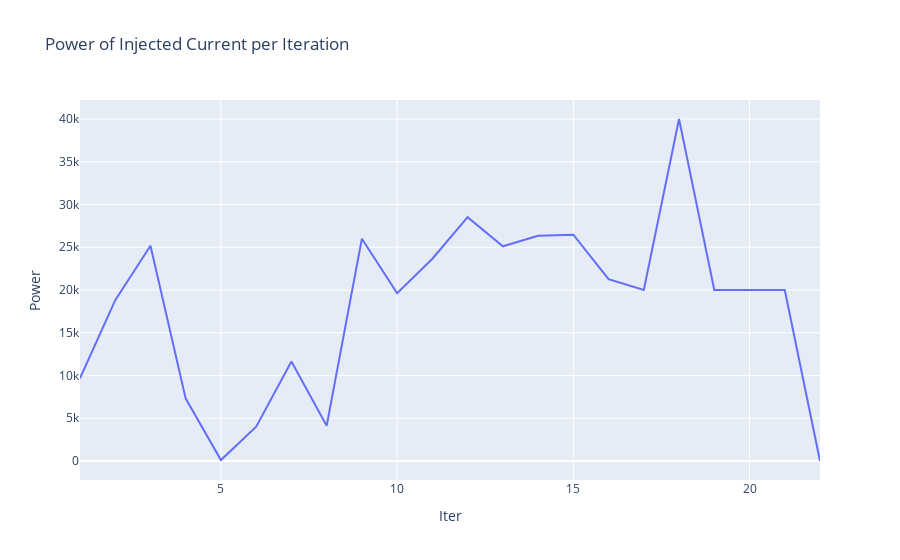

The notebook cell saved with this chart:
### Code cell
# graph power
px.line(df, x="Iter", y="Power", title="Power of Injected Current per Iteration")

### Figure 1 — Plotly figure (JSON) as saved in the notebook; plotly's stock layout.template omitted (floating-point values rounded to 4 significant figures)
{"data": [{"hovertemplate": "Iter=%{x}<br>Power=%{y}<extra></extra>", "legendgroup": "", "line": {"color": "#636efa", "dash": "solid"}, "marker": {"symbol": "circle"}, "mode": "lines", "name": "", "orientation": "v", "showlegend": false, "type": "scatter", "x": [1, 2, 3, 4, 5, 6, 7, 8, 9, 10, 11, 12, 13, 14, 15, 16, 17, 18, 19, 20, 21, 22], "xaxis": "x", "y": [9675.0, 18810.0, 25170.0, 7296.0, 112.9, 4023.0, 11640.0, 4117.0, 26000.0, 19620.0, 23650.0, 28520.0, 25110.0, 26350.0, 26460.0, 21260.0, 20000, 40000, 20000, 20000, 20000, 0], "yaxis": "y"}], "layout": {"legend": {"tracegroupgap": 0}, "title": {"text": "Power of Injected Current per Iteration"}, "xaxis": {"anchor": "y", "domain": [0, 1], "title": {"text": "Iter"}}, "yaxis": {"anchor": "x", "domain": [0, 1], "title": {"text": "Power"}}}}
